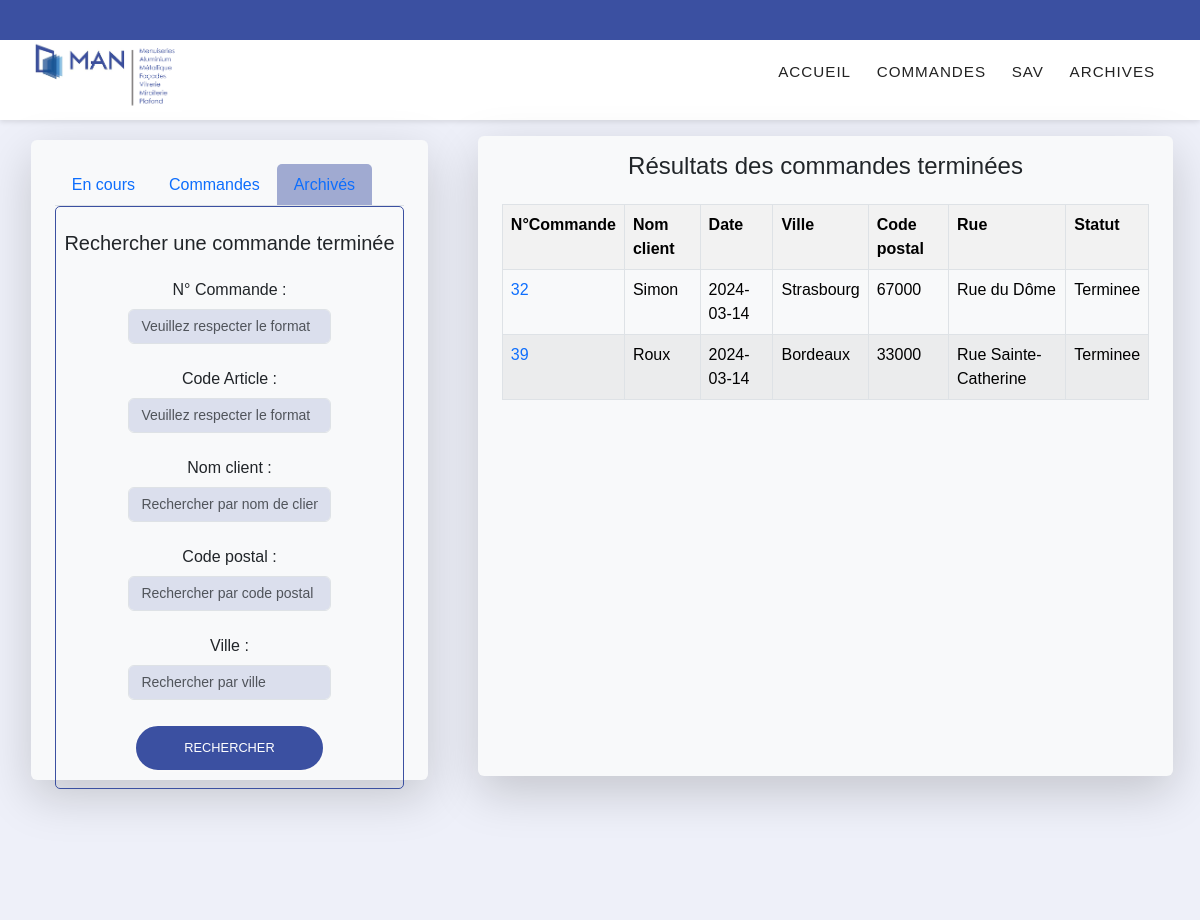
The app's page /controler/commandes.php?action=archives with its own data.
### tables this page shows
CREATE TABLE `COMMANDE` (
  `NUM_COMMANDE` int(11) NOT NULL,
  `DATE_COM` date DEFAULT NULL,
  `VILLE_CLIENT` varchar(30) DEFAULT NULL,
  `CODE_POSTAL_CLIENT` int(11) DEFAULT NULL,
  `RUE_CLIENT` varchar(30) DEFAULT NULL,
  `ID_CLIENT` bigint(20) NOT NULL,
  `STATU_COMMANDE` varchar(255) DEFAULT NULL
);

CREATE TABLE `CLIENT` (
  `ID_CLIENT` bigint(20) NOT NULL,
  `NOM_CLIENT` varchar(15) DEFAULT NULL,
  `PRENOM_CLIENT` varchar(20) DEFAULT NULL,
  `ADRESSE_MAIL` varchar(30) DEFAULT NULL
);

### model/modele.com.php (called while the page is built, shortened)
<?php
    function getTermCom(){
        $bdd = getBdd();
        $res = $bdd->query("SELECT * FROM COMMANDE JOIN CLIENT ON commande.ID_CLIENT = client.ID_CLIENT WHERE STATU_COMMANDE LIKE 'Terminee' ");
        $commandes = $res->fetchAll(PDO::FETCH_ASSOC);
        return $commandes;
    }

### Vues/affichageRes/vue_resultats.php (the view, shortened to what this page needs)
 <div class="col-lg-7 col-sm-11 shadow-lg  rounded bg-light"  style='max-height: 80vh'>
 <h4 class="p-3 text-center" ><?= $titreResultats ?></h4>
<?php if(isset($commandes) && !empty($commandes)){ ?>
          <div class="container overflow-auto " style="max-height: 80%">
              <table class='table table-bordered table-striped' style="max-height: 80%" >
                      <th>N°Commande</th>
                      <th>Nom client</th>
                      <th>Date</th>
                      <th>Ville</th>
                      <th>Code postal</th>
                      <th>Rue</th>
                      <th>Statut</th>
                      <?php foreach ($commandes as $commande) {
                          $num_com = $commande['NUM_COMMANDE'];
                          ?>
                         <a href=""><tr>
                              <td><a href="commandes.php?num_com=<?=$num_com?>&action=commande"><?= $commande['NUM_COMMANDE'] ?></a></td>
                              <td><?= $commande['NOM_CLIENT'] ?> </td>
                              <td><?= $commande['DATE_COM'] ?></td>
                              <td><?= $commande['VILLE_CLIENT'] ?></td>
                              <td><?= $commande['CODE_POSTAL_CLIENT'] ?></td>
                              <td><?= $commande['RUE_CLIENT'] ?></td>
                              <td><?= $commande['STATU_COMMANDE'] ?> </td>
                          </tr></a>
                      <?php } ?>
              </table>
          </div>
          <?php } else { ?>
              <div class="alert alert-warning text-center" role="alert">
                  Aucun résultat le correspond à votre recherche
              </div>
              <?php } ?>
  </div>

### style/gabarit.css (style rules this page uses)
:root { --clr-bg-header: #3b50a1; --clr-btn: #3b50a1; --clr-nav-hover: #2842ab; --clr-light: #fafafa; }
* { padding: 0; margin: 0; }
a { text-decoration: none; }

### style/global.css (style rules this page uses)
.table tr { transition: background-color 0.3s ease; }
.table td { background-color: transparent; }

### records on screen
commande: NUM_COMMANDE "32", ID_CLIENT.NOM_CLIENT "Simon", DATE_COM "2024-03-14", VILLE_CLIENT "Strasbourg", CODE_POSTAL_CLIENT "67000", RUE_CLIENT "Rue du Dôme", STATU_COMMANDE "Terminee"
commande: NUM_COMMANDE "39", ID_CLIENT.NOM_CLIENT "Roux", DATE_COM "2024-03-14", VILLE_CLIENT "Bordeaux", CODE_POSTAL_CLIENT "33000", RUE_CLIENT "Rue Sainte-Catherine", STATU_COMMANDE "Terminee"

### other values on screen
$titreResultats "Résultats des commandes terminées"
